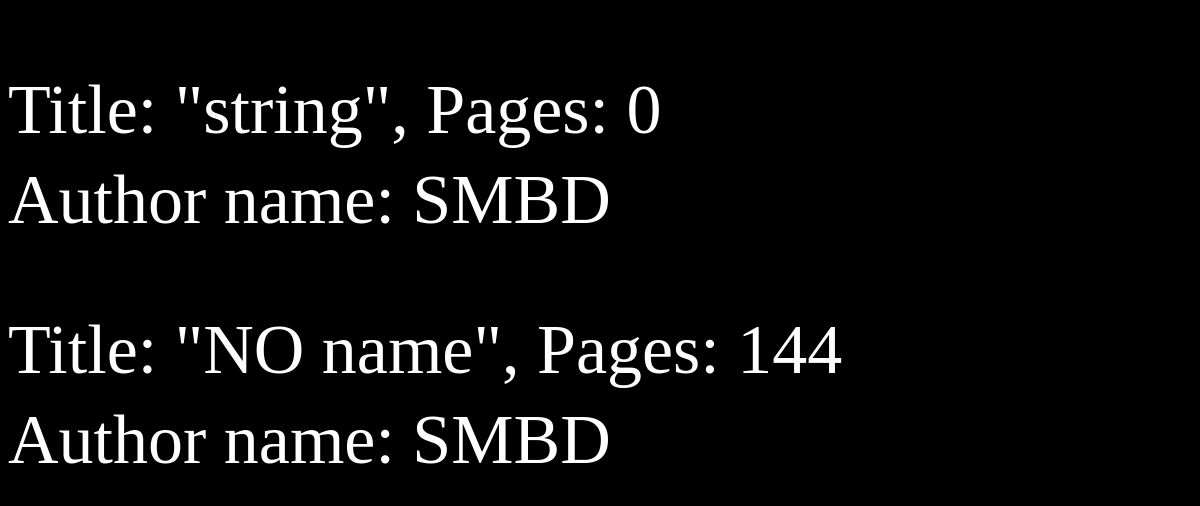
Page /booklist/ on the earlier database version.
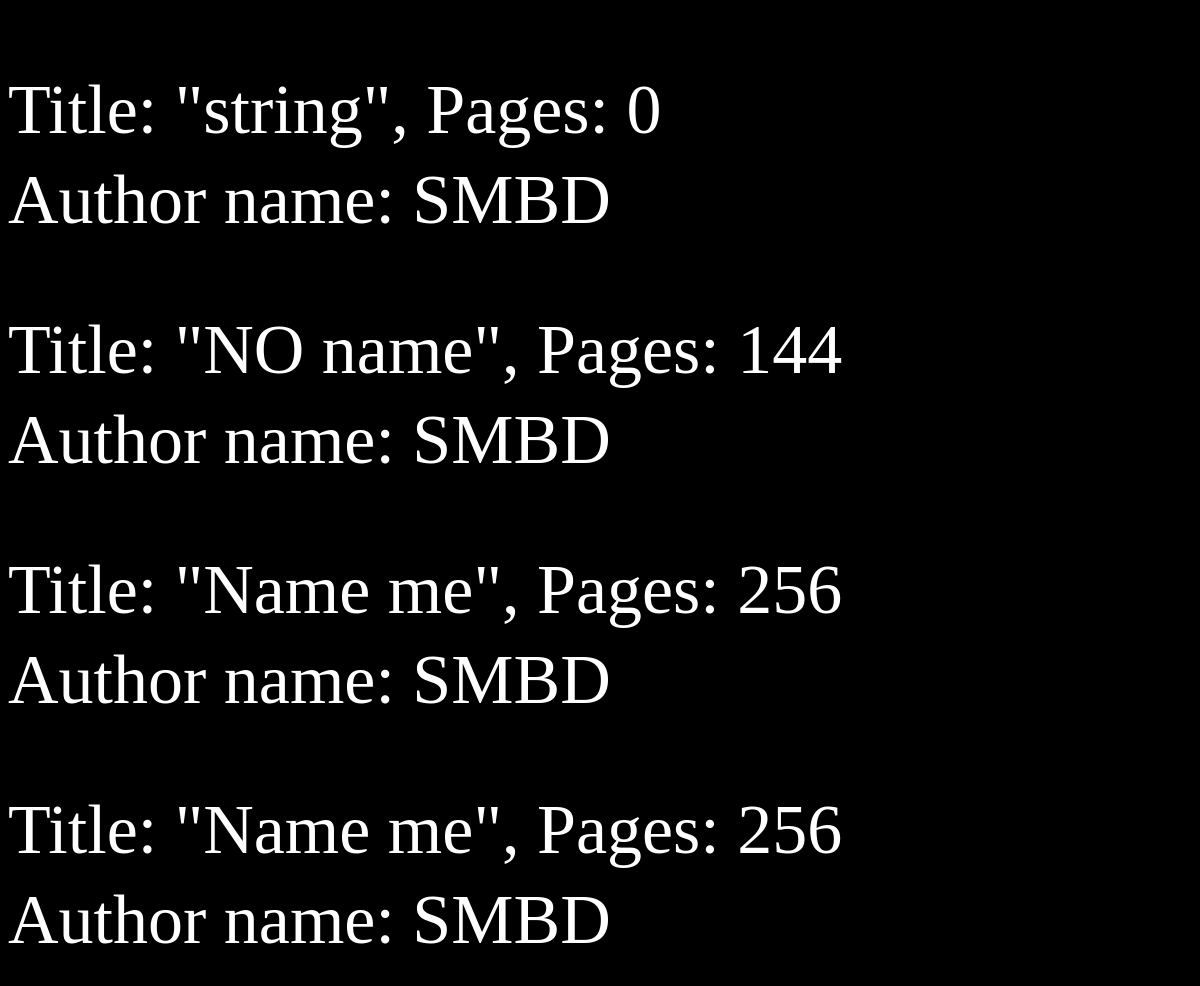
Same page on the later database version.
### DB/modals.py (models this page shows)
class DBBook(Base):
    __tablename__ = "book"
    id = Column(Integer, primary_key=True, index=True)
    title = Column(String(64), nullable=False)
    pages = Column(Integer, nullable=False)
    author_id = Column(Integer, ForeignKey("author.id"))
    author = relationship(DBAuthor)

class DBAuthor(Base):
    __tablename__ = "author"
    id = Column(Integer, primary_key=True, index=True)
    name = Column(String(64), nullable=False)
    second_name = Column(String(64), nullable=False)

### main.py (the view)
@app.get("/booklist/")
def booklist(request:Request, skip: int=0 , limit: int=50, db:Session= Depends(get_db)):
    books = crud.get_books(db, skip=skip, limit=limit)
    return template.TemplateResponse("booklist.html", {'request': request, 'books': books})

### templates/booklist.html (shortened to what this page needs)
<!DOCTYPE html>
<html lang="en">
<head>
    <link href="/CSS/style.css" rel="stylesheet">
</head>
<body>
    {% for book in books %}
        <p class="GroupA"> Title: "{{book.title}}", Pages: {{book.pages}}</p>
        <p class="GroupB">Author name: {{book.author.name}}</p>
    {% endfor %}
</body>
</html>

### CSS/style.css (style rules this page uses)
body { background-color: black; color: white; font-size: 70px; }
p.GroupA { margin-bottom: 10px; }
p.GroupB { margin-top: 10px; }

Differences in the rows shown:
added DBBook: title "Name me", pages "256", author.name "SMBD"
added DBBook: title "Name me", pages "256", author.name "SMBD"
